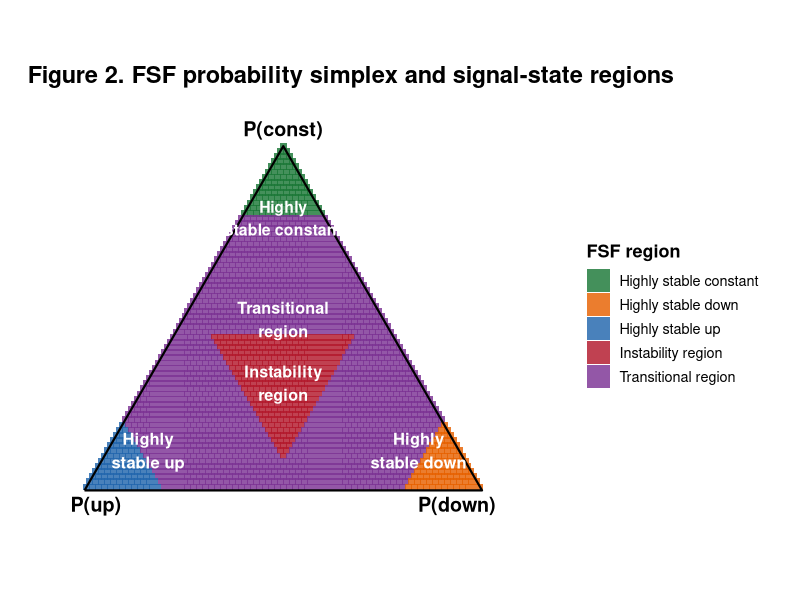
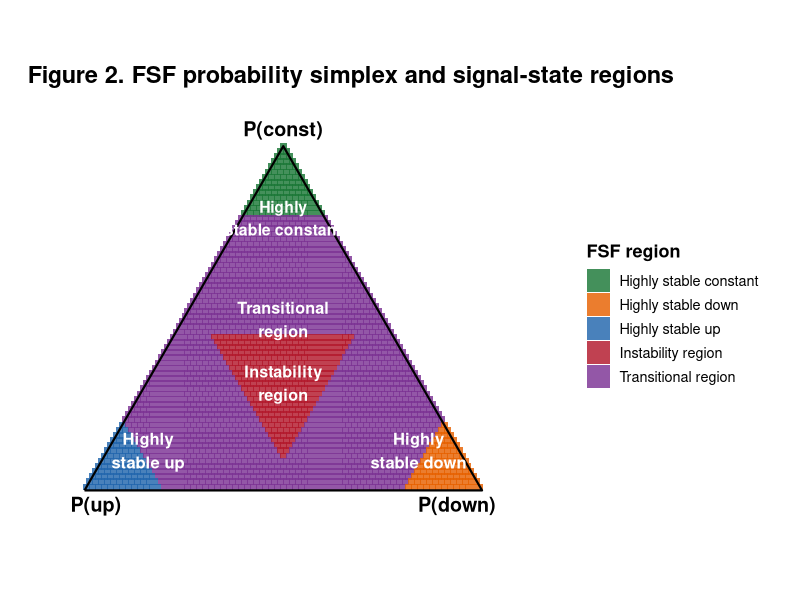

Reproduce these figures in R, in order.
#!/usr/bin/env Rscript

suppressPackageStartupMessages({
  library(ggplot2)
  library(dplyr)
  library(tibble)
})

ROOT <- "/media/saji/5E06441D0643F5152/FSF_SIGNAL_STRATIFICATION"
OUT  <- file.path(ROOT, "results/manuscript/figures/main")
dir.create(OUT, recursive = TRUE, showWarnings = FALSE)

ternary_xy <- function(p_up, p_down, p_const) {
  tibble(
    x = p_down + 0.5 * p_const,
    y = p_const * sqrt(3) / 2
  )
}

grid <- expand.grid(
  p_up = seq(0, 1, by = 0.015),
  p_down = seq(0, 1, by = 0.015)
) %>%
  mutate(p_const = 1 - p_up - p_down) %>%
  filter(p_const >= 0) %>%
  mutate(
    SSI = pmax(p_up, p_down, p_const),
    stability_deviation = 1 - SSI,
    dominant_state = case_when(
      p_up >= p_down & p_up >= p_const ~ "Stable up",
      p_down >= p_up & p_down >= p_const ~ "Stable down",
      p_const >= p_up & p_const >= p_down ~ "Stable constant"
    ),
    fsf_region = case_when(
      SSI >= 0.80 & dominant_state == "Stable up" ~ "Highly stable up",
      SSI >= 0.80 & dominant_state == "Stable down" ~ "Highly stable down",
      SSI >= 0.80 & dominant_state == "Stable constant" ~ "Highly stable constant",
      SSI < 0.45 ~ "Instability region",
      SSI < 0.80 ~ "Transitional region",
      TRUE ~ "Other"
    )
  ) %>%
  bind_cols(ternary_xy(.$p_up, .$p_down, .$p_const))

boundary <- tibble(
  p_up = c(1, 0, 0, 1),
  p_down = c(0, 1, 0, 0),
  p_const = c(0, 0, 1, 0)
) %>%
  bind_cols(ternary_xy(.$p_up, .$p_down, .$p_const))

make_line <- function(type, value) {
  s <- seq(0, 1 - value, by = 0.01)

  if (type == "up") {
    df <- tibble(p_up = value, p_down = s, p_const = 1 - value - s)
  } else if (type == "down") {
    df <- tibble(p_down = value, p_up = s, p_const = 1 - value - s)
  } else {
    df <- tibble(p_const = value, p_up = s, p_down = 1 - value - s)
  }

  bind_cols(df, ternary_xy(df$p_up, df$p_down, df$p_const))
}

guides <- bind_rows(
  lapply(c(0.2, 0.4, 0.6, 0.8), \(v) make_line("up", v)),
  lapply(c(0.2, 0.4, 0.6, 0.8), \(v) make_line("down", v)),
  lapply(c(0.2, 0.4, 0.6, 0.8), \(v) make_line("const", v))
)

colors <- c(
  "Highly stable up" = "#2166AC",
  "Highly stable constant" = "#1B7837",
  "Highly stable down" = "#E66101",
  "Transitional region" = "#7B3294",
  "Instability region" = "#B2182B"
)

p <- ggplot() +
  geom_tile(
    data = grid %>% filter(fsf_region %in% names(colors)),
    aes(x = x, y = y, fill = fsf_region),
    width = 0.017,
    height = 0.017,
    alpha = 0.82
  ) +
  geom_path(
    data = guides,
    aes(x = x, y = y, group = interaction(round(p_up, 2), round(p_down, 2), round(p_const, 2))),
    color = "grey82",
    linewidth = 0.18,
    alpha = 0.55
  ) +
  geom_path(
    data = boundary,
    aes(x = x, y = y),
    linewidth = 0.75,
    color = "black"
  ) +
  annotate("text", x = 0.50, y = 0.91, label = "P(const)", size = 5, fontface = "bold") +
  annotate("text", x = -0.035, y = -0.035, label = "P(up)", size = 5, fontface = "bold", hjust = 0) +
  annotate("text", x = 1.035, y = -0.035, label = "P(down)", size = 5, fontface = "bold", hjust = 1) +

  annotate("text", x = 0.16, y = 0.10, label = "Highly\nstable up", size = 4.2, color = "white", fontface = "bold") +
  annotate("text", x = 0.84, y = 0.10, label = "Highly\nstable down", size = 4.2, color = "white", fontface = "bold") +
  annotate("text", x = 0.50, y = 0.685, label = "Highly\nstable constant", size = 4, color = "white", fontface = "bold") +
  annotate("text", x = 0.50, y = 0.43, label = "Transitional\nregion", size = 4.1, color = "white", fontface = "bold") +
  annotate("text", x = 0.50, y = 0.27, label = "Instability\nregion", size = 4.1, color = "white", fontface = "bold") +

  scale_fill_manual(values = colors, name = "FSF region") +
  coord_equal(
    xlim = c(-0.08, 1.18),
    ylim = c(-0.08, 0.96),
    clip = "off"
  ) +
  labs(
    title = "Figure 2. FSF probability simplex and signal-state regions",
    x = NULL,
    y = NULL
  ) +
  theme_void(base_size = 13) +
  theme(
    plot.title = element_text(face = "bold", hjust = 0, size = 17),
    legend.position = "right",
    legend.title = element_text(face = "bold"),
    plot.margin = margin(20, 30, 20, 20)
  )

ggsave(
  file.path(OUT, "Figure2_FSF_probability_simplex_regions.pdf"),
  p,
  width = 9.5,
  height = 7,
  device = cairo_pdf
)

ggsave(
  file.path(OUT, "Figure2_FSF_probability_simplex_regions.png"),
  p,
  width = 9.5,
  height = 7,
  dpi = 300
)

cat("Saved Figure2_FSF_probability_simplex_regions.pdf/png\n")
